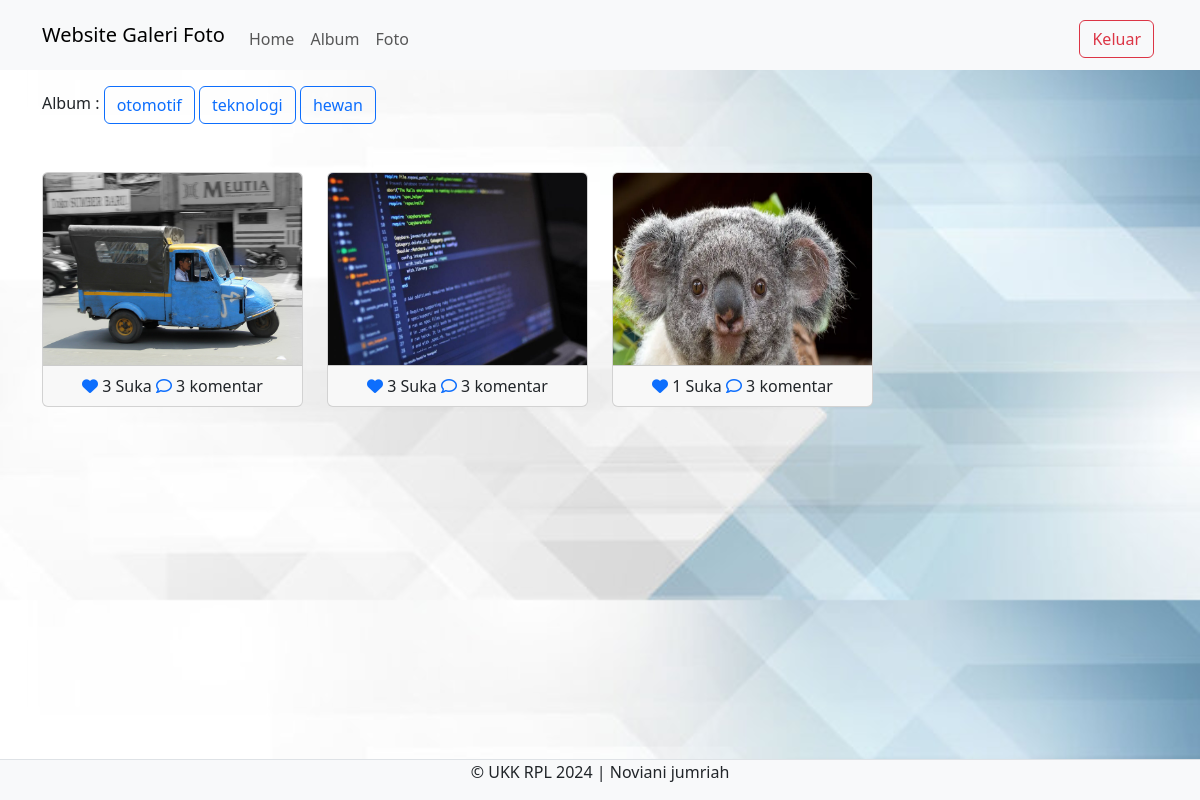
Page /admin/home.php (signed in) on the committed database.
### tables this page shows
CREATE TABLE `album` (
  `albumid` int(11) NOT NULL,
  `namaalbum` varchar(255) NOT NULL,
  `deskripsi` text NOT NULL,
  `tanggalbuat` date NOT NULL,
  `userid` int(11) NOT NULL
);

CREATE TABLE `foto` (
  `fotoid` int(11) NOT NULL,
  `judulfoto` varchar(255) NOT NULL,
  `deskripsifoto` text NOT NULL,
  `tanggalunggah` date NOT NULL,
  `lokasifile` varchar(255) NOT NULL,
  `albumid` int(11) NOT NULL,
  `userid` int(11) NOT NULL
);

### admin/home.php (the view, shortened to what this page needs)
<?php
$userid = $_SESSION['userid'];
include '../config/koneksi.php';
?>
<!DOCTYPE html>
<html>
<head>
	<link rel="stylesheet" type="text/css" href="../assets/css/bootstrap.min.css">
    <link rel="stylesheet" href="https://cdnjs.cloudflare.com/ajax/libs/font-awesome/6.5.1/css/all.min.css"/>
</head>
<body class="bg-image">
	<nav class="navbar navbar-expand-lg bg-body-tertiary">
		<div class="container">
			<a class="navbar-brand" href="index.php">Website Galeri Foto</a>
			<div class="collapse navbar-collapse mt-2" id="navbarNavAltMarkup">
				<div class="navbar-nav me-auto">
					<a href="home.php" class="nav-link">Home</a>
					<a href="album.php" class="nav-link">Album</a>
					<a href="foto.php" class="nav-link">Foto</a>
				</div>
				<a href="../config/aksi_logout.php" class="btn btn-outline-danger m-1">Keluar</a>
			</div>
		</div>
	</nav>
	<div class="container mt-3">
		Album :
		<?php
		$album = mysqli_query($koneksi, "SELECT * FROM album WHERE userid='$userid'");
		while($row = mysqli_fetch_array($album)){ ?>
			<a href="home.php?albumid=<?php echo $row['albumid'] ?>" class="btn btn-outline-primary"><?php echo $row['namaalbum'] ?></a>
		<?php } ?>
		<div class="row">
			<?php
			if (isset($_GET['albumid'])) {
				$albumid = $_GET['albumid'];
				$query = mysqli_query($koneksi, "SELECT * FROM foto WHERE userid='$userid' AND albumid='$albumid'");
				while($data =mysqli_fetch_array($query)){ ?>
					<div class="col-md-3 mt-5">
						<div class="card">
							<img style="height: 12rem;" src="../assets/img/<?php echo $data['lokasifile'] ?>" class="card-img-top" title="<?php echo $data['judulfoto'] ?>" >
							<div class="card-footer text-center">
								<?php
								$fotoid = $data['fotoid'];
								$ceksuka = mysqli_query($koneksi, "SELECT * FROM likefoto WHERE fotoid='$fotoid' AND userid='$userid'");
								if (mysqli_num_rows($ceksuka) == 1) { ?>
									<a href="../config/proses_like.php?fotoid=<?php echo $data['fotoid'] ?>" type="submit" name="batalsuka"><i class="fa fa-heart"></i></a>
								<?php }else{ ?>
									<a href="../config/proses_like.php?fotoid=<?php echo $data['fotoid'] ?>" type="submit" name="suka"><i class="fa-regular fa-heart"></i></a>
								<?php }
								$like = mysqli_query($koneksi, "SELECT * FROM likefoto WHERE fotoid='$fotoid'");
								echo mysqli_num_rows($like). ' Suka';
								?>
								<a href=""><i class="fa-regular fa-comment"></i></a> 3 komentar
							</div>
						</div>
					</div>
				<?php } }else{
				$query = mysqli_query($koneksi, "SELECT * FROM foto WHERE userid='$userid'");
				while($data = mysqli_fetch_array($query)){
					?>
					<div class="col-md-3 mt-5">
						<div class="card">
							<img style="height: 12rem;" src="../assets/img/<?php echo $data['lokasifile'] ?>" class="card-img-top" title="<?php echo $data['judulfoto'] ?>" >
							<div class="card-footer text-center">
								<?php
								$fotoid = $data['fotoid'];
								$ceksuka = mysqli_query($koneksi, "SELECT * FROM likefoto WHERE fotoid='$fotoid' AND userid='$userid'");
								if (mysqli_num_rows($ceksuka) == 1) { ?>
									<a href="../config/proses_like.php?fotoid=<?php echo $data['fotoid'] ?>" type="submit" name="batalsuka"><i class="fa fa-heart"></i></a>
								<?php }else{ ?>
									<a href="../config/proses_like.php?fotoid=<?php echo $data['fotoid'] ?>" type="submit" name="suka"><i class="fa-regular fa-heart"></i></a>
								<?php }
								$like = mysqli_query($koneksi, "SELECT * FROM likefoto WHERE fotoid='$fotoid'");
								echo mysqli_num_rows($like). ' Suka';
								?>
								<a href=""><i class="fa-regular fa-comment"></i></a> 3 komentar
							</div>
						</div>
					</div>
				<?php } } ?>
			</div>
		</div>
		<footer class="d-flex justify-content-center border-top mt-3 bg-light fixed-bottom">
			<p>&copy; UKK RPL 2024 | Noviani jumriah </p>
		</footer>
	</body>
	</html>

### admin/home.php (style rules this page uses)
body { background-image: url('../assets/img/bg.jpg'); background-size: cover; }

### rows in the picture
album: namaalbum "otomotif"
album: namaalbum "teknologi"
album: namaalbum "hewan"
foto: lokasifile+judulfoto (picture), mysqli_num_rows($like) "3"
foto: lokasifile (picture), mysqli_num_rows($like) "3"
foto: lokasifile+judulfoto (picture), mysqli_num_rows($like) "1"
